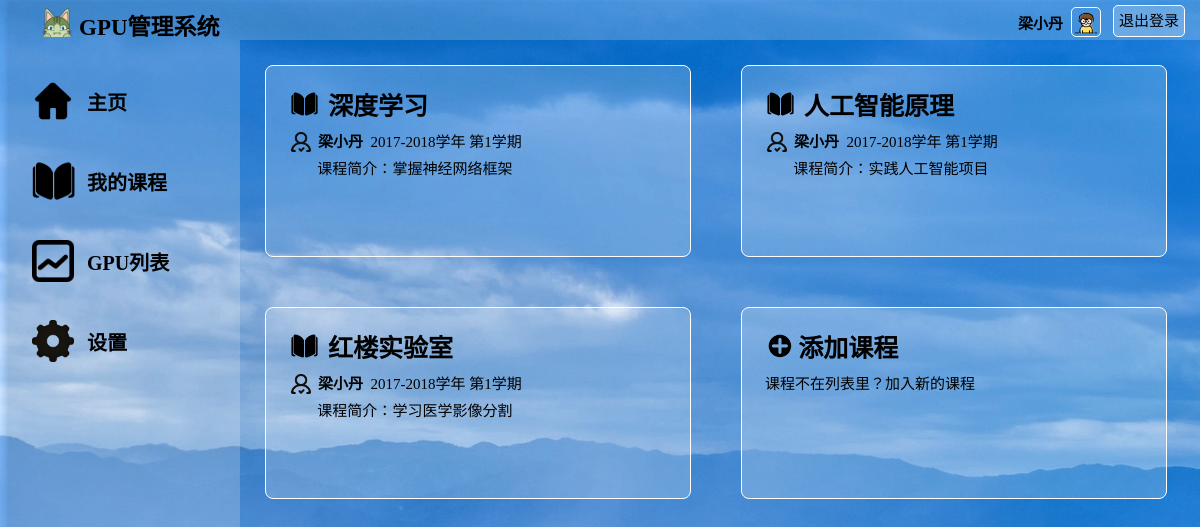
The app's page /my_courses_teacher/ (signed in) with its own data.
### watchlist/models.py (models this page shows, shortened)
class User(db.Model, UserMixin):
    __tablename__ = 'User'
    id = db.Column(db.Integer, primary_key=True)                        # id（主键）
    username = db.Column(db.String(20))                                 # 用户名
    password_hash = db.Column(db.String(128))                           # 用户密码
    identity = db.Column(db.String(128))                                # 身份：学生or老师
    pic_path = db.Column(db.String(128), default="/static/pic/1.jpg")  # 用户头像地址
    stu_id = db.Column(db.String(20), default="未填写")                 # 学生学号
    ingrade = db.Column(db.String(20), default="未填写")                # 学生年级
    inclass = db.Column(db.String(20), default="未填写")                # 学生年班级

class Course(db.Model):
    __tablename__ = 'Course'
    id = db.Column(db.Integer, primary_key=True)  # id（主键）
    name = db.Column(db.String(50))               # 课程名称
    teacher = db.Column(db.String(50))            # 任课老师
    time = db.Column(db.String(50))               # 授课时间（学年、学期）
    info = db.Column(db.String(300))              # 课程其他信息

### watchlist/views.py (the view)
@app.route('/my_courses_teacher/', methods=['GET', 'POST'])
def my_courses_teacher():
    courses = Course.query.all()
    relations = Relation.query.filter_by(user_name=current_user.username).all()
    return render_template('my_courses_teacher.html', courses=courses, relations=relations)

### watchlist/__init__.py (called while the page is built)
@login_manager.user_loader
def load_user(user_id):
    from watchlist.models import User
    user = User.query.get(int(user_id))
    return user

@app.context_processor
def inject_user():
    from watchlist.models import User
    user = User.query.first()
    return dict(user=user)

### watchlist/templates/my_courses_teacher.html (shortened to what this page needs)
<!DOCTYPE html>
<html lang="en">
<head>
	<link rel="stylesheet" href="/static/style.css" />
</head>
<body>
	<div id="container">
		<div id="header" >
			<div id="logo">
	            <img src="/static/pic/logo.png" alt="">
	            <span>GPU管理系统</span>
	        </div>
			<div id="other">
				<form form method="POST" action="/logout/">
					<a id="login_out" href="/logout/" class="button">退出登录</a>
					<div id="user_img">
						<img src="{{ current_user.pic_path }}" alt="image">
					</div>
					<div id="user_name">
						<span>{{ current_user.username }}</span>
					</div>
				</form>
			</div>
		</div>
		<div id="main">
			<div id="aside">
				<br>
				<div id="Home Page">
					<div class="asidepic">
						<img src="/static/pic/home.png" alt="">
					</div>
					<div class="asidechoices">
						<a href="/index_teacher/">主页</a>
					</div>
				</div>
				<div id="My courses">
					<div class="asidepic">
						<img src="/static/pic/courses.png" alt="">
					</div>
					<div class="asidechoices">
						<a href="/my_courses_teacher/">我的课程</a>
					</div>
				</div>
				<div id="Process">
					<div class="asidepic">
						<img src="/static/pic/process.png" alt="">
					</div>
					<div class="asidechoices">
						<a href="/process_teacher/">GPU列表</a>
					</div>
				</div>
				<div id="Settings">
					<div class="asidepic">
						<img src="/static/pic/settings.png" alt="">
					</div>
					<div class="asidechoices">
						<a href="/settings_teacher/">设置</a>
					</div>
				</div>
			</div>
				<div id="content">
					{% for r in relations %}
					{% for c in courses %}
					{% if c['name'] == r['course_name'] %}
					<div id="程序设计" class="index_box">
						<a href="/my_courses_teacher/{{ c['id'] }}/">
							<div class="index_img">
								<img src="/static/pic/courses.png" alt="">
							</div>
							{{ c['name'] }}
						</a>
						<div id="程序设计info" class="information">
							<div id="teacherpic" class="teacherpic">
								<img src="/static/pic/teacher.png" alt="">
							</div>
							<strong id="程序设计teacher">{{ c['teacher'] }}&nbsp</strong>
							<span id="程序设计term">{{ c['time'] }}</span>
							<div class="courseintro">
								<p>课程简介：{{ c['info'] }}</p>
							</div>
						</div>
					</div>
					{% endif %}
					{% endfor %}
					{% endfor %}
				<div id="add" class="index_box">
					<a href="/new_courses/">
						<div class="index_img">
							<img src="/static/pic/add.png" alt="">
						</div>
						<p>添加课程</p>
					</a>
					<div id="xxxinfo" class="information">
						<p>课程不在列表里？加入新的课程</p>
					</div>
				</div>
			</div>
		</div>
</body>
</html>

### watchlist/static/style.css (style rules this page uses)
* { margin: 0; padding: 0; font-family: "阿里巴巴普惠体", "微软雅黑"; color: black; }
html { height: 100%; background:url("pic/bg.gif") repeat-y; background-size: cover; }
#container { margin: 0; height: 100%; }
#header { height: 40px; width: 100%; position: fixed; z-index: 1000;left: 0; top: 0; }
#login_out { height: 30px; padding: 0 5px; margin:5px 15px 6px 2px; font-size:15px; line-height: 30px; float:right; background: rgba(255, 255, 255, 0.2); color:black; text-decoration: none; border:1px solid white; border-radius: 5px; }
#user_img { margin-top: 5px; margin-right: -40px padding-top: -50px; float: right; margin: 10px; height: 30px; width: 30px; }
#user_img img { margin-top:-15px; width: 95%; height:95%; border: 1px solid white; border-radius: 5px; }
#user_name { width: 80px; height: 88%; float: right; margin:1px -23px 1px 0; padding: 1px; color: black; text-align: right; }
#user_name span { font-size: 15px; font-weight: bold; }
#logo { height: 100%; width: 20%; float: left; background: rgba(255, 255, 255, 0.2); }
#logo img { float: left; margin-left: 40px; height: 85%; margin-top: 3px; }
#logo span { float: left; margin-left: 5px; margin-top: 8px; font-weight: bold; font-size: 23px; }
#other { height: 100%; width: 80%; float: left; background: rgba(255, 255, 255, 0.2); text-align: right; line-height: 40px; font-size: 20px; color: black; }
#other span { height: 80%; width: 20%; color: black; margin-right:20px; }
#main { height: auto; }
#aside { margin-top: 40px; float: left; width: 20%; height: 100%; background: rgba(255, 255, 255, 0.2); position: fixed; }
#aside div { height: 60px; margin: auto; text-align: left; margin-left: 5px; padding: 10px; }
#aside a { text-decoration: none; text-align: center; font-size: 20px; line-height: 50px; height: 60px; color: black; margin: 5px; padding: 2px; font-weight: bold; }
.asidepic { height: 80%; width: 25px; float: left; line-height: 100%; }
.asidepic img { height: 70%; margin: 2px; }
.asidechoices { height: 80%; float: left; margin:2px; padding: 2px; }
#content { float: right; width: 80%; height: 100%; overflow: auto; margin-top:40px; }
.index_box { height: 150px; width: 40%; float: left; margin: 25px; border: 1px solid white; background: rgba(255, 255, 255, 0.2); padding: 20px; font-size: 20px; border-radius: 8px; overflow: auto; }
.index_box a { font-size: 25px; text-decoration: none; color: black; font-weight: bold; }
.index_img { height: 1.5em; float: left; line-height: 100%; }
.index_img img { height: 70%; margin: 5px; }
.teacherpic { height: 10%; float: left; line-height: 100%; margin-right: 5px; }
.teacherpic img { height: 20px; margin: 2px; }
.information { margin-top: 5px; font-size: 15px; padding: 3px; line-height: 24px; overflow: auto; }
.courseintro { height: 80%; width: 92.5%; float: right; overflow: auto; }

### records on screen
User: pic_path (picture), username "梁小丹"
Course: name "深度学习", teacher "梁小丹", time "2017-2018学年 第1学期", info "掌握神经网络框架"
Course: name "人工智能原理", teacher "梁小丹", time "2017-2018学年 第1学期", info "实践人工智能项目"
Course: name "红楼实验室", teacher "梁小丹", time "2017-2018学年 第1学期", info "学习医学影像分割"
